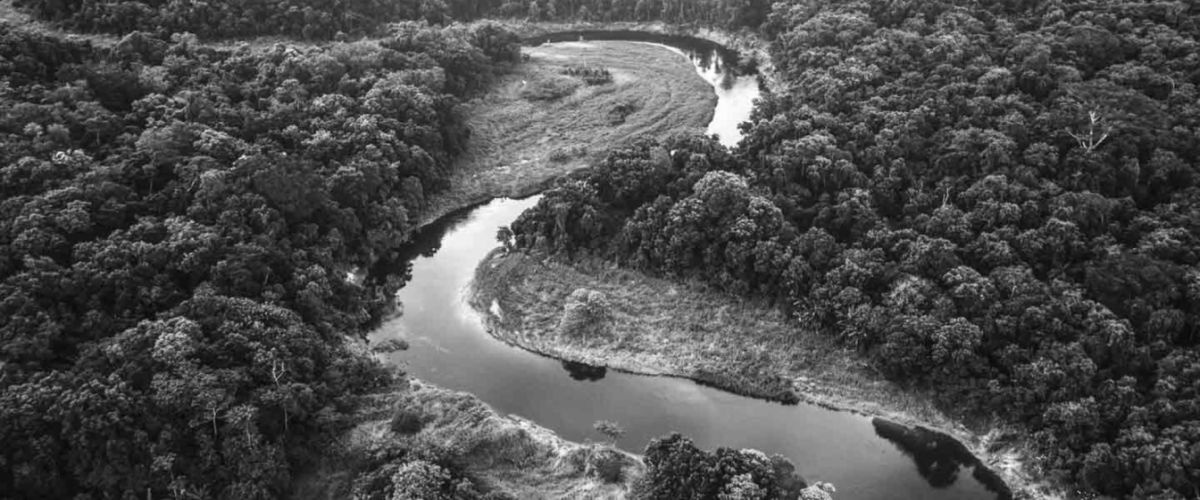
#> input picture 2_Algorithms_and_Complexity/Interpolation and its Applications/Code/2/nature.jpg, 1200 x 500 px, found by its file name
$ jupyter execute --allow-errors Applications.ipynb
#> lines starting #> are read from the running program, lines starting #| are printed output that depends on the picture; after the words box and inside, x2 and y2 are one past the last pixel; in counts of white or black regions, pixels touching at a corner belong together
[cell 1]
import cv2
import numpy as np
import matplotlib.pyplot as plt

img = cv2.imread('nature.jpg', 1)
#> img is the input picture: shape (500, 1200, 3); min 5, max 255, mean 77.2
height, width, channel = img.shape
#> height = 500; width = 1200; channel = 3
print(height, width, channel)
#| 500 1200 3
print(img.dtype)
#| uint8

cv2.imwrite('output.jpg', img)
#> Out = True

### Increate brightness

[cell 2]
data = np.array([-4, 3, 8, 300, 7])
print(data)

data = np.clip(data, 0, 255)
print(data)

[cell 3]
import cv2
import numpy as np
import matplotlib.pyplot as plt

img = cv2.imread('nature.jpg', 1)
img = img.astype(float)

img = img + 50
img = np.clip(img, 0, 255)
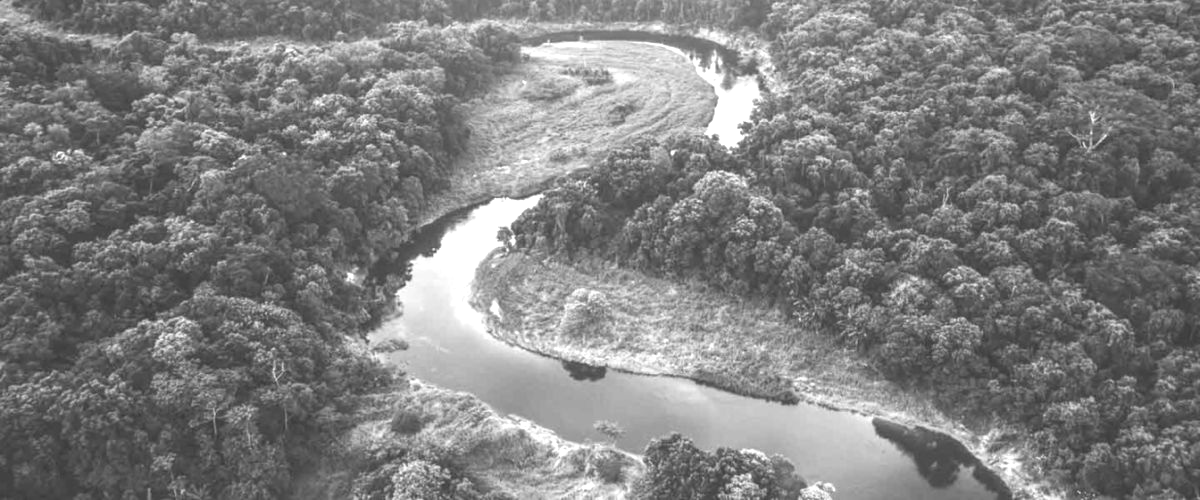
#> img: shape (500, 1200, 3) float64; min 55, max 255, mean 126.8

img = img.astype(np.uint8)
cv2.imwrite('increase50_clip.jpg', img)
#> Out = True

[cell 4]
data = np.array([-4., 3, 8, 300, 7])
print(data)
print(data.dtype)

data = np.where(data<0, 0, data)
print(data)

data = np.where(data>255, 255, data)
print(data)

[cell 5]
import cv2
import numpy as np
import matplotlib.pyplot as plt

img = cv2.imread('nature.jpg', 1)
img = img.astype(float)

img = img + 50
img = np.where(img<0., 0., img)
img = np.where(img>255., 255., img)

img = img.astype(np.uint8)
cv2.imwrite('increase50_where.jpg', img)
#> Out = True

### Decrease brightness

[cell 6]
import cv2
import numpy as np
import matplotlib.pyplot as plt

img = cv2.imread('nature.jpg', 1)
img = img.astype(float)

img = img - 80
img = np.clip(img, 0, 255)
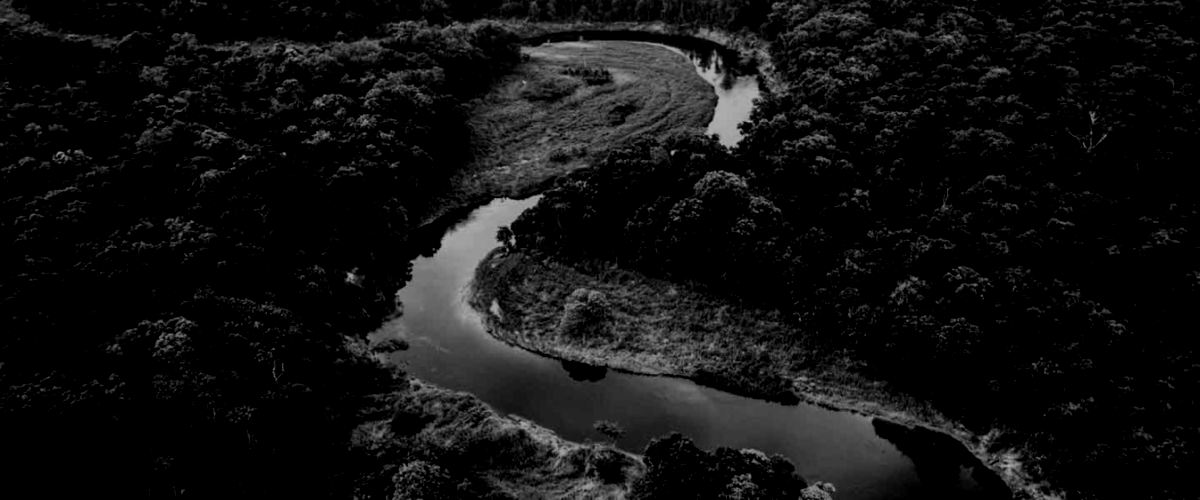
#> img: shape (500, 1200, 3) float64; min 0, max 175, mean 17.3

img = img.astype(np.uint8)
cv2.imwrite('decrease80_clip.jpg', img)
#> Out = True

[cell 7]
import cv2
import numpy as np
import matplotlib.pyplot as plt

img = cv2.imread('nature.jpg', 1)
img = img.astype(float)

img = img - 80
img = np.where(img<0., 0., img)
img = np.where(img>255., 255., img)

img = img.astype(np.uint8)
cv2.imwrite('decrease80_where.jpg', img)
#> Out = True

### Flipping

#> (a cell that did not finish here is left out)

#> (a cell that did not finish here is left out)

### Convert to grayscale

[cell 10]
import cv2
import numpy as np

img = cv2.imread('nature.jpg', 1)
transform = np.array([0.072, 0.213, 0.715])

output = img@transform
cv2.imwrite('nature_grayscale_1.jpg', output)
#> Out = True

[cell 11]
import cv2
import numpy as np

img = cv2.imread('nature.jpg', 1)
transform = np.array([0.072, 0.213, 0.715])

output = img.dot(transform)
cv2.imwrite('nature_grayscale_2.jpg', output)
#> Out = True

### Draw BB

[cell 12]
data = [6, 5, 7, 1, 9, 2]
print(data)
data[1] = 4
print(data)

[cell 13]
import numpy as np

data = np.array([6, 5, 7, 1, 9, 2])
print(data)

data[1] = 4
print(data)

[cell 14]
data = [4, 5, 6, 7, 8, 9]
print(data)
data[0:3] = [1, 1, 1]
print(data)

[cell 15]
import numpy as np

data = np.array([6, 5, 7, 1, 9, 2])
print(data)

data[0:3] = [1, 1, 1]
print(data)

[cell 16]
import numpy as np

data = np.array([6, 5, 7, 1, 9, 2])
print(data)

data[0:3] = 1
print(data)

[cell 17]
import cv2
import numpy as np

img = cv2.imread('image.jpg', 1)
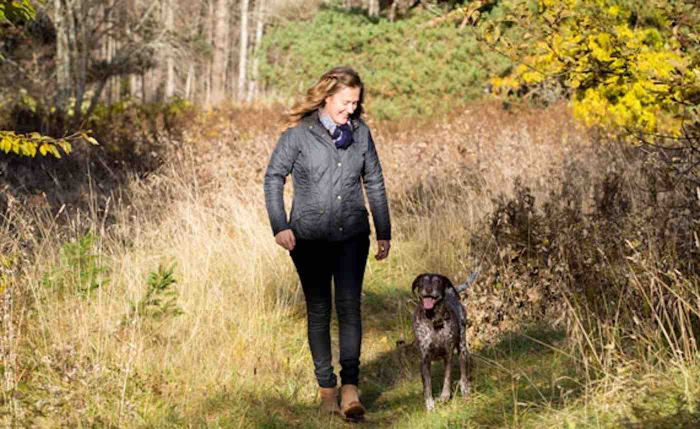
#> input picture 2_Algorithms_and_Complexity/Cosin Background subtraction/Code/code - update/image.jpg, 1400 x 858 px (shown at 1/2 size)
#> img is the input picture: shape (858, 1400, 3); mean B, G, R 86, 128.5, 149.8
height, width, channel = img.shape
#> height = 858; width = 1400

left_x, left_y = 120, 470
right_x, right_y = 850, 800
color = np.array([0, 0, 255]).reshape(1, 3)

img[left_x, left_y:right_y, :] = color
#> img: shape (858, 1400, 3); 0.03% of pixels changed, all inside (x1, y1, x2, y2) = (470, 120, 800, 121)
img[right_x, left_y:right_y, :] = color

img[left_x:right_x, left_y, :] = color
img[left_x:right_x, right_y, :] = color
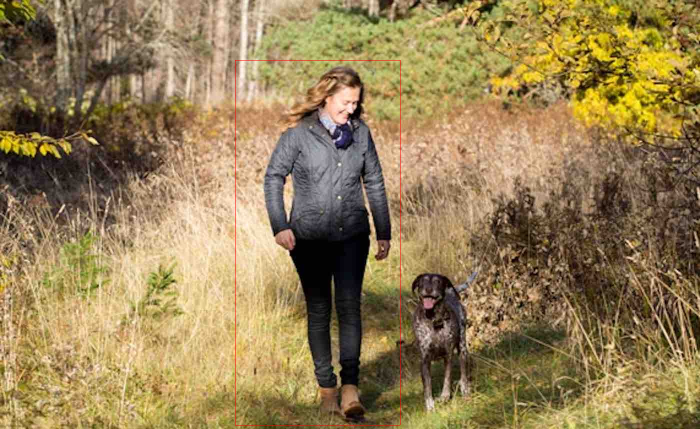
#> img: shape (858, 1400, 3) (shown at 1/2 size); mean B, G, R 85.8, 128.3, 149.9

cv2.imwrite('output_bb.jpg', img)
#> Out = True

### Crop a region

[cell 18]
import cv2
import numpy as np

img = cv2.imread('image.jpg', 1)
height, width, channel = img.shape

left_x, left_y = 120, 470
right_x, right_y = 850, 800

region = img[left_x:right_x, left_y:right_y, :]
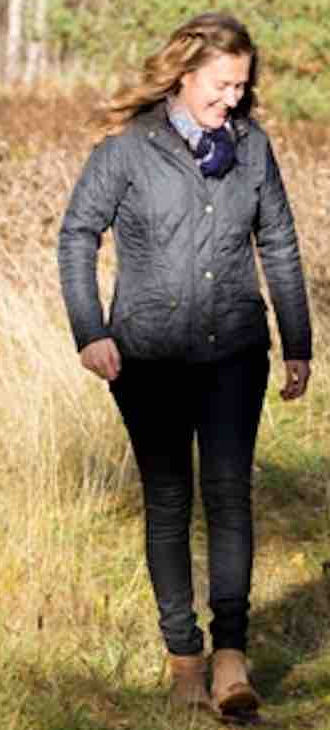
#> region: shape (730, 330, 3); mean B, G, R 91.9, 121.4, 138.4
cv2.imwrite('output_region.jpg', region)
#> Out = True
